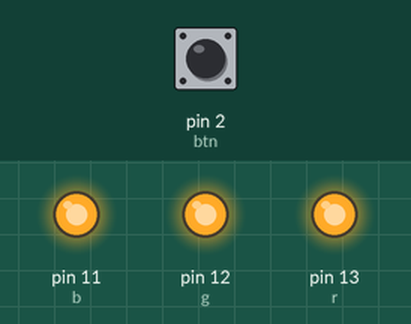
Simulated run of this sketch. Board: Arduino Uno, built with avr-gcc and run on an emulated ATmega328P. Shown: output pins drawn as LEDs (lit = HIGH). Inputs (shaded band) come from the test bench; at power-on: pin 2 (btn) LOW. What the sketch prints to the serial monitor is not drawn.

Above: at 1.2 s.
1.3 s: pin 2 (btn) pulled HIGH for 1 s
At 2.3 s:
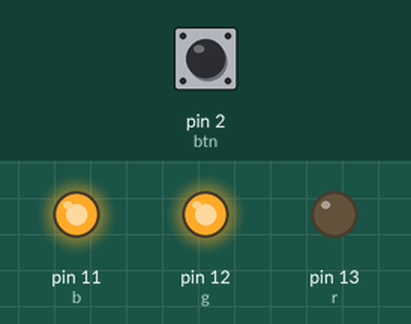
4.3 s: pin 2 (btn) pulled HIGH for 0.15 s
At 5.6 s:
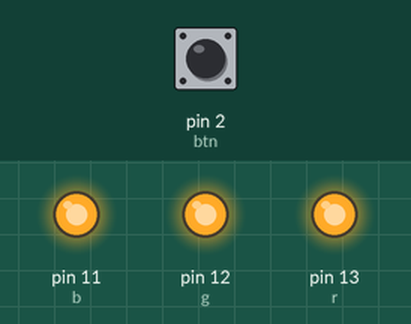
6.0 s: pin 2 (btn) pulled HIGH for 3.2 s
At 10.2 s:
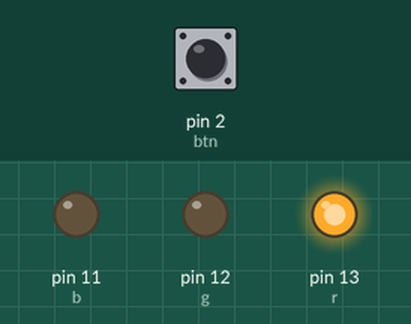
Timing chart, 0 to 11.7 s (numbered marks = the images above; inputs shaded):
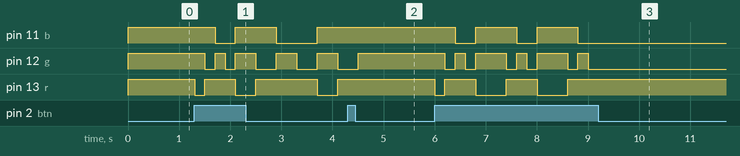

The sketch:

led_color_change_using_button.ino
```cpp
int r = 13;
int g = 12;
int b = 11;
int btn = 2;
int state = 0;

void setup() {
  Serial.begin(9600);
  pinMode(r, OUTPUT);
  pinMode(g, OUTPUT);
  pinMode(b, OUTPUT);
  pinMode(btn, INPUT);
}

void loop() {
  Serial.println(state);

  if(state == 0) {
    digitalWrite(r, 1);
    digitalWrite(g, 1);
    digitalWrite(b, 1);
  }

  if(digitalRead(btn) == HIGH) {
    state = state + 1;
    if(state == 1) { // for red
      digitalWrite(r, 0);
      digitalWrite(g, 1);
      digitalWrite(b, 1);
    }
    else if(state == 2) { // for green
      digitalWrite(r, 1);
      digitalWrite(g, 0);
      digitalWrite(b, 1);
    }
    else if(state == 3) { // for blue
      digitalWrite(r, 1);
      digitalWrite(g, 1);
      digitalWrite(b, 0);
    }
    else if(state == 4) { // for blue + green
      digitalWrite(r, 1);
      digitalWrite(g, 0);
      digitalWrite(b, 0);
    }

    else if(state == 5) { // for automatic
    while(1)
    {
      Serial.println(state);

      digitalWrite(r, 0);
      digitalWrite(g, 1);
      digitalWrite(b, 1);
      delay(200);
      if(digitalRead(btn) == HIGH){return;}
      delay(200);
      if(digitalRead(btn) == HIGH){return;}

      digitalWrite(r, 1);
      digitalWrite(g, 0);
      digitalWrite(b, 1);
      delay(200);
      if(digitalRead(btn) == HIGH){return;}
      delay(200);
      if(digitalRead(btn) == HIGH){return;}

      digitalWrite(r, 1);
      digitalWrite(g, 1);
      digitalWrite(b, 0);
      delay(200);
      if(digitalRead(btn) == HIGH){return;}
      delay(200);
      if(digitalRead(btn) == HIGH){return;}

      digitalWrite(r, 1);
      digitalWrite(g, 0);
      digitalWrite(b, 0);
      delay(200);
      if(digitalRead(btn) == HIGH){return;}
      delay(200);
      if(digitalRead(btn) == HIGH){return;}

    }

    }
    delay(200);
  }
  if(state == 6) {
    state = 0;
  }
}
```

Measured:
- after the input at 1.3 s, pin 11 (b): HIGH → LOW after 0.40 s, → HIGH 0.40 s later, → LOW 0.80 s later, → HIGH 0.80 s later; pin 12 (g): HIGH → LOW after 0.20 s, → HIGH 0.20 s later, → LOW 0.20 s later, → HIGH 0.20 s later, … (9 changes in this stretch)
- after the input at 4.3 s, pin 11 (b): stays HIGH (without the input it goes to LOW after 0.20 s); pin 12 (g): goes on until 4.5 s, then stays HIGH; pin 13 (r): stays HIGH (without the input it goes to LOW after 1.0 s)
- after the input at 6.0 s, pin 11 (b): alternates HIGH for 0.80 s and LOW for 0.40 s, 5 changes in all, then stays LOW, starting after 0.40 s; pin 12 (g): HIGH → LOW after 0.20 s, then repeats every 1.2 s: HIGH 0.20 s, LOW 0.20 s, HIGH 0.60 s, LOW 0.20 s, until it stays LOW from 9.0 s
